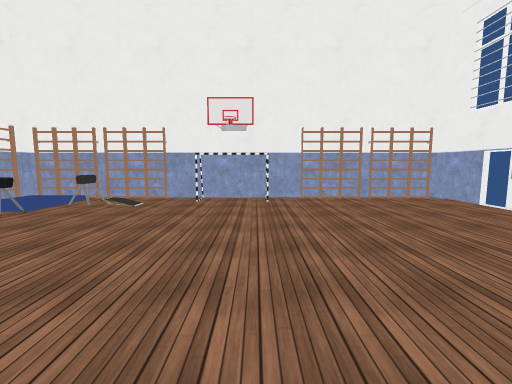
View 1 (above)

12 first-person views from a walk through a 3-D level made in the Unity game engine. The camera is 1.5 m above the floor, tilts 6° down and sees 90° across. Doors are open. The floor is counted in squares, 2 m on a side. Each view is taken from the middle of a square. On the plan, view 1 faces up. The plan holds only what a view shows up to about 9 squares ahead; the rest is blank. The player is left out. Some surface patterns are stand-ins.

View 2
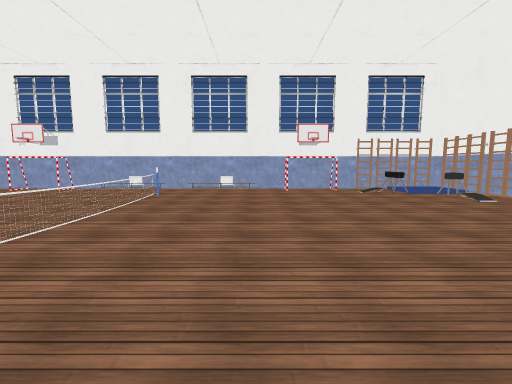

View 3
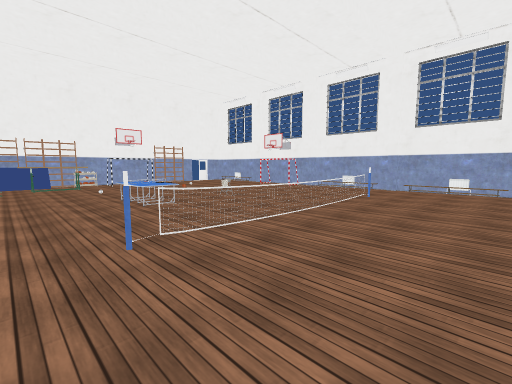

View 4
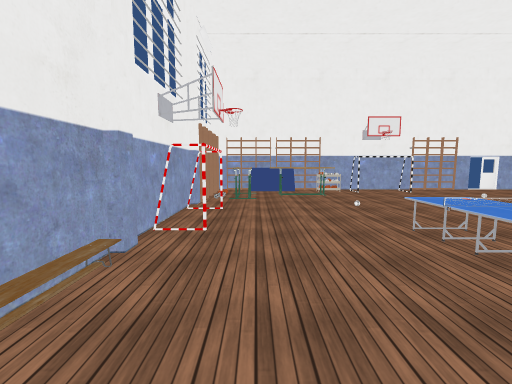

View 5
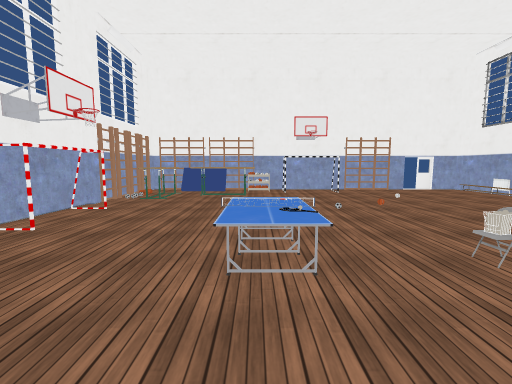

View 6
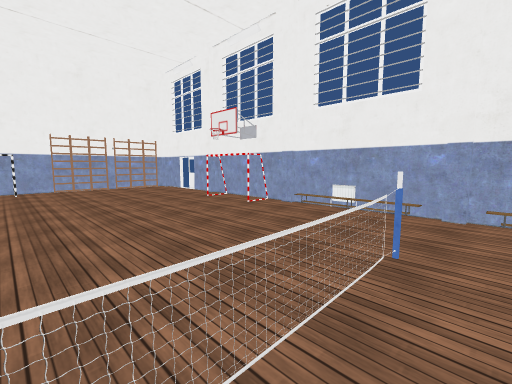

View 7
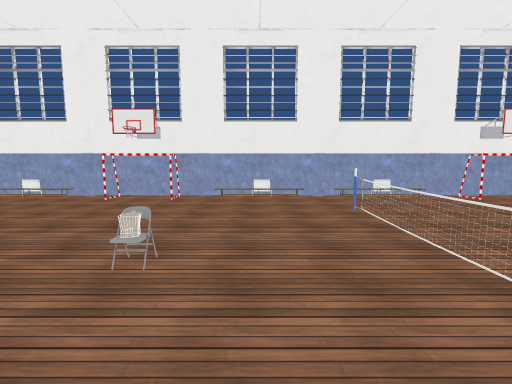

View 8
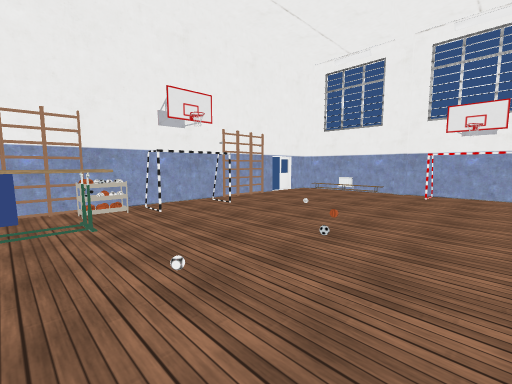

View 9
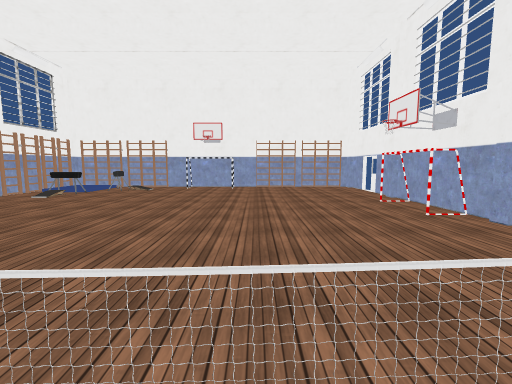

View 10
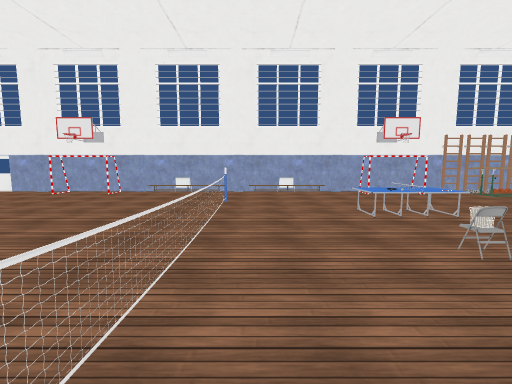

View 11
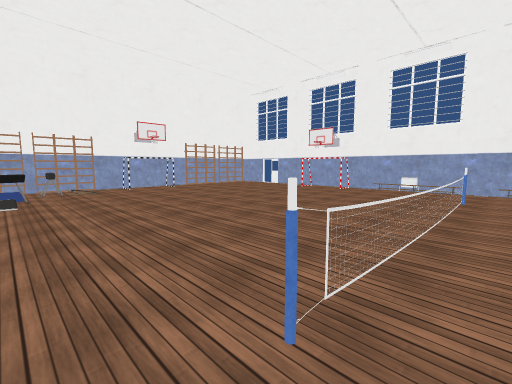

View 12
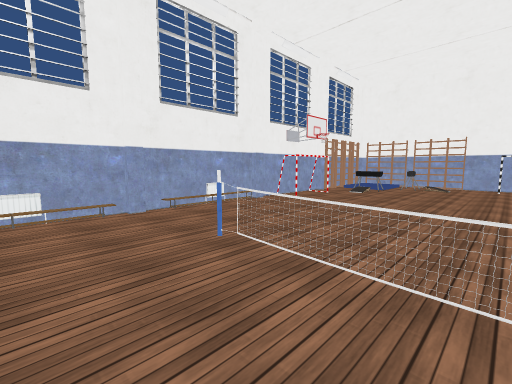

### Floor plan
Points are (right, up) in squares from view 1. A wall is a line through its corners. A room is listed if a view was taken in it or the views show most of it. See-through windows are left out.
Room 1 (views 1, 2, 3)
walls: (-1.4, 5.9) (-2.6, 5.9); (-5.3, 3.5) (-5.3, 0.4); (-5.3, 0.3) (-5.3, -1.4); (1.5, 5.9) (0.4, 5.9); (-4.4, 5.9) (-5.3, 5.9) (-5.3, 5.4); (4.3, 0.4) (4.3, 4.5); (4.3, 4.8) (4.3, 5.9); (4.3, -1.5) (4.3, 0.2)
glass walls: (-3.2, -2.4) (2.3, -2.4)
ways out: opening at (-4.5, -2) to room 2; opening at (3.5, -2) to room 2; open door at (4, 4.5)
objects: other object (-5, -1); other object (-5, 1); other object (-5, 4); other object (-5, 5); other object (-4, 4); other object (-4, 6); other object (-3, 5); other object (-3, 6); other object (-1, 6) to (0, 6); other object (2, 6); other object (3, 6); other object (4, 1)
Room 2 (views 4, 5, 6, 7, 8, 9, 10, 11, 12)
walls: (4.3, -8.5) (4.3, -1.5); (3.5, -10.9) (4.3, -10.9) (4.3, -10.4); (-3.6, -10.9) (1.6, -10.9); (-5.3, -1.4) (-5.3, -10.9) (-3.9, -10.9)
glass walls: (2.2, -2.4) (-3.3, -2.4)
ways out: opening at (-4.5, -2) to room 1; opening at (3.5, -2) to room 1; open door at (-4, -11)
objects: other object (-5, -9); other object (-5, -7); other object (-5, -4); other object (-2, -11); other object (-2, -5); other object (-1, -10); other object (-1, -5); other object (0, -5); other object (1, -10); other object (1, -9); other object (1, -6) to (1, -5); other object (2, -11); other object (2, -10); other object (3, -11); other object (3, -10) to (3, -9); other object (4, -10); other object (4, -9); other object (4, -7)

Where each view was taken, in squares from view 1:
view 1: 0 up, 0 right, facing up
view 2: 0 up, 3 right, facing left
view 3: 0 up, 3 right, facing down-left
view 4: 3 down, 3 right, facing down
view 5: 3 down, 1 right, facing down
view 6: 3 down, 0 right, facing up-right
view 7: 4 down, 1 right, facing left
view 8: 6 down, 2 right, facing down-left
view 9: 3 down, 1 right, facing up
view 10: 3 down, 3 left, facing right
view 11: 3 down, 4 left, facing up-right
view 12: 4 down, 1 left, facing up-left
